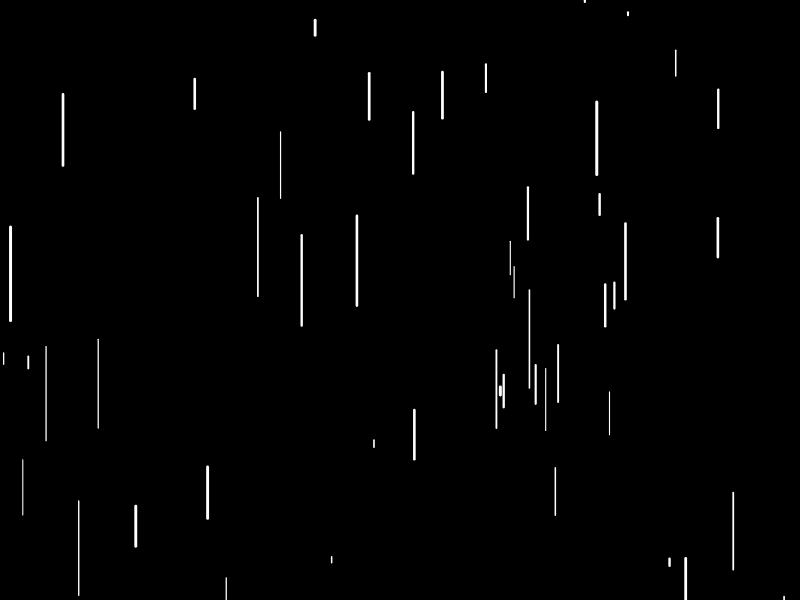
Frame 1 (no input)
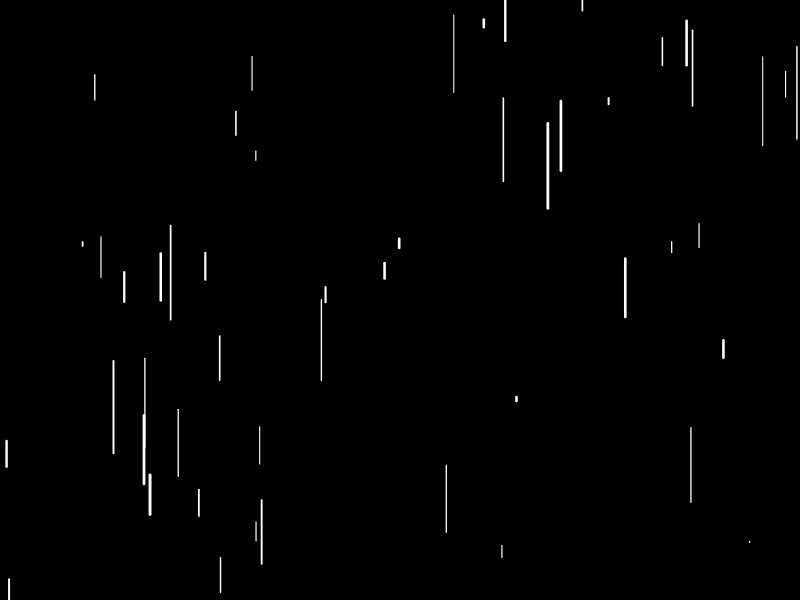
Frame 60 (no input)
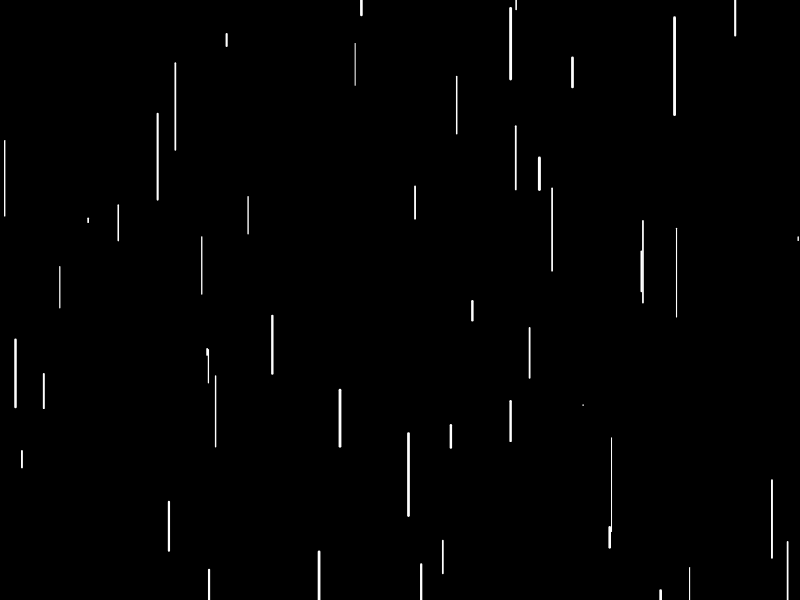
Frame 120 (the mouse pressed at the canvas centre since frame 60)

The p5.js sketch that drew these frames (run headless with seeded random() and noise() and a simulated clock; from frame 60 on, the mouse is pressed at the canvas centre):

// p5.js sketch
// ── sketch.js
function setup(){
	
	createCanvas(800, 600)  // or windowWidth e windowHeight

	
}

function draw(){     // questo fa già un loop    // + Velocità inizio dettata da Bimer
    
	background(0, 0, 0)
	


for(let i=0; i<50; i=i+1) {  // 1 variabile, 2 condizione, 3 incremento valore a ogni ciclo

	let spessore = random(1, 3)
    let lunghezza = random(0, 100)
    let posX = random(0, width)  // width è la larghezza del canvas
	let posY = random(- lunghezza, height)

    stroke(255)
	strokeWeight(spessore)
	line(posX, posY, posX, posY + lunghezza)  // posizione più lunghezza
}

}
